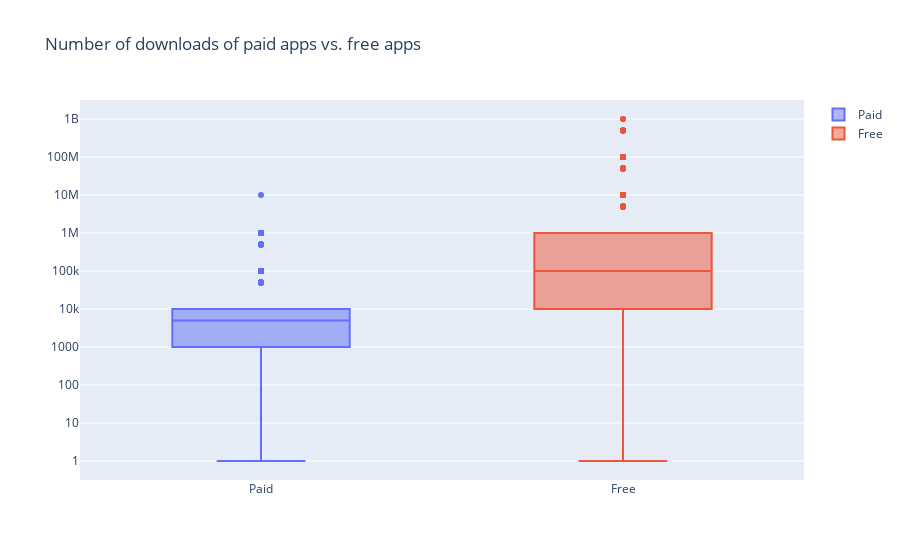

Notebook source saved alongside this figure:
### Code cell
data=[trace0,trace1]
plotly.offline.iplot({'data':data, 'layout':layout})

### Figure 1 — Plotly figure (JSON) as saved in the notebook; plotly's stock layout.template omitted (floating-point values rounded to 4 significant figures; data arrays with more than 128 entries replaced by an {"elided": "..."} marker saying what was removed)
{"data": [{"name": "Paid", "y": {"elided": "539 int values"}, "type": "box"}, {"name": "Free", "y": {"elided": "6482 int values"}, "type": "box"}], "layout": {"title": {"text": "Number of downloads of paid apps vs. free apps"}, "yaxis": {"autorange": true, "type": "log"}}}
